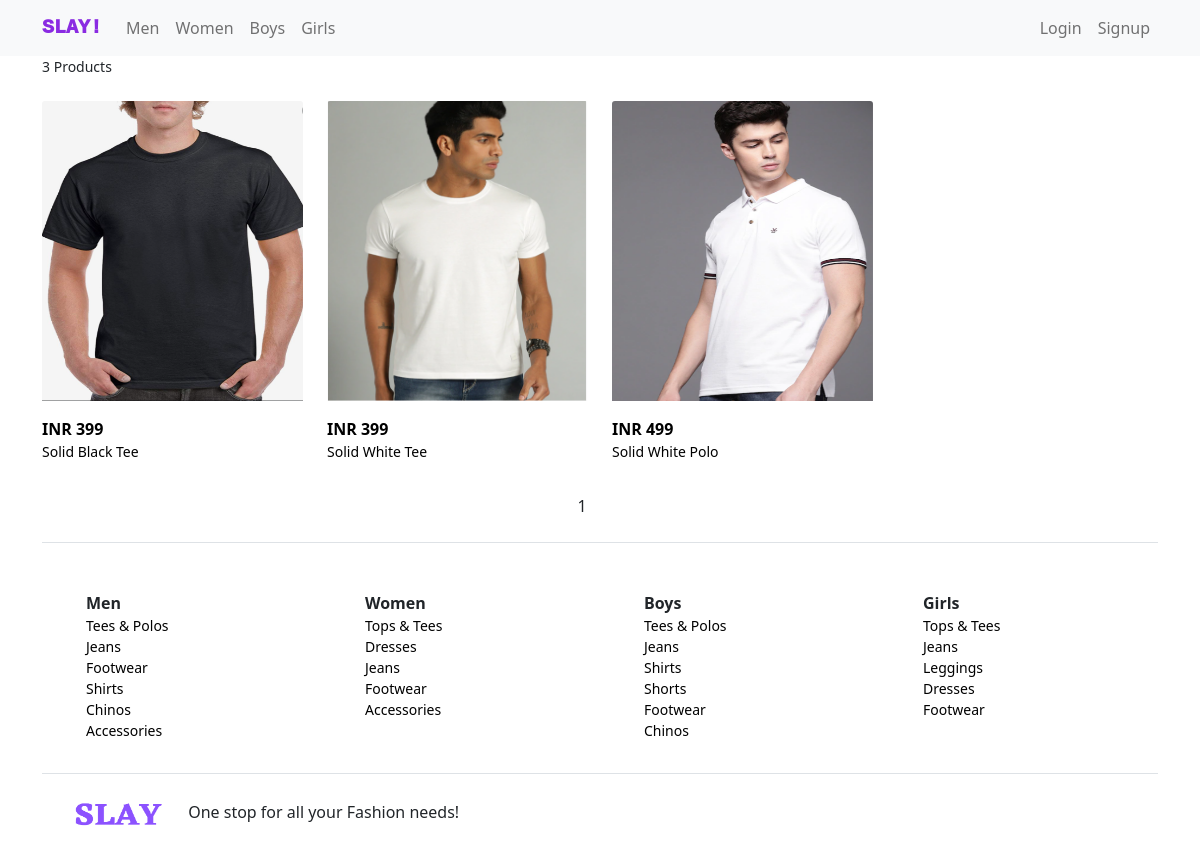
The page /for/Men/0/?price=499 on the database its author committed.
### store/models.py (models this page shows, shortened)
class Product(models.Model):
    name = models.CharField(max_length = 200)
    price = models.FloatField()
    category = models.ForeignKey(Category,on_delete = models.CASCADE)
    size_inventory = models.JSONField(default = dict)
    description = models.JSONField(default = dict)

class ProductImages(models.Model):
    product = models.ForeignKey(Product, on_delete = models.CASCADE)
    image = models.ImageField()

class Category(models.Model):
    meant_for_choices = [('Men','Men'),('Women','Women'),('Boys','Boys'),('Girls','Girls')]
    meant_for = models.CharField(max_length=5,choices = meant_for_choices)
    name = models.CharField(max_length = 30)

### store/views.py (the view)
# urls.py: path('for/<str:text>/<str:product>/', views.productlist, name = 'productlist'),
def productlist(request,text,product):
    queryset = Product.objects.filter(category__meant_for = text)
    if product != '0':
        queryset = queryset.filter(category__name = product)
    if request.GET.get('price', None):
        filter_price = request.GET.get('price', None)
        queryset = queryset.filter(price__lte = filter_price)
    paginator = Paginator(queryset, 50)
    page_number = request.GET.get('page')
    page_obj = paginator.get_page(page_number)
    return render(request,'store/productlist.html',{'page_obj': page_obj, 'paginator': paginator})

### store/templatetags/custom_filters.py (called while the page is built)
def categories(str):
    return Category.objects.filter(meant_for = str)

def meant_for(dummy_str):
    return ['Men', 'Women', 'Boys', 'Girls']

### store/templates/store/productlist.html (shortened to what this page needs)
{% extends 'store/base.html' %}
{% load static %}
{% block body %}
<div class="container">
   <small>{{paginator.count}} Products</small>
      {% for product in page_obj %}
      {% if forloop.counter0|divisibleby:4 %}
   <div class="row mt-4">
      {% endif %}
      <div class="col-sm-6 col-lg-3">
         <div class="card" style="border: none;">
            <a href="{% url 'store:productdetail' product.id %}">
               <img src="{{product.productimages_set.first.image.url}}" class="card-img-top heightwidth"
                  alt="Image unavailable">
               <div class="card-body ps-0" style="color: black;">
                  <b> INR {{product.price|floatformat}} </b> <br>
                  <small class="mt-0"> {{product.name}} </small> <br>
               </div>
            </a>
         </div>
      </div>
      {% endfor %}
      <div class="mt-3 row pagination text-center">
         <span class="step-links">
            <span class="current">{{ page_obj.number }}</span>
         </span>
      </div>
   </div>
   {% endblock %}

### store/templates/store/base.html (shortened to what this page needs)
{% load custom_filters %}
<html lang="en">
<head>
  <link href="https://cdn.jsdelivr.net/npm/bootstrap@5.0.0-beta3/dist/css/bootstrap.min.css" rel="stylesheet"
>
</head>
<body>
  <div class="header">
    <nav class="navbar navbar-expand-lg navbar-light bg-light">
      <div class="container">
        <a class="navbar-brand brand-title" href="{% url 'store:home' %}"
          style="color: blueviolet; font-weight: 1000; font-family: monospace;">
          SLAY!
        </a>
        <div class="collapse navbar-collapse" id="navbarNavDropdown">
          <ul class="navbar-nav">
            <li class="nav-item">
              <a class="nav-link" href="{% url 'store:categories' 'Men' %}">Men</a>
            </li>
            <li class="nav-item">
              <a class="nav-link" href="{% url 'store:categories' 'Women' %}">Women</a>
            </li>
            <li class="nav-item">
              <a class="nav-link" href="{% url 'store:categories' 'Boys' %}">Boys</a>
            </li>
            <li class="nav-item">
              <a class="nav-link" href="{% url 'store:categories' 'Girls' %}">Girls</a>
            </li>
          </ul>
          {% if request.user.is_authenticated %}
          <ul class="navbar-nav ms-auto">
            <li class="nav-item dropdown">
              <a class="nav-link dropdown-toggle" href="#" id="navbarDropdownMenuLink" role="button"
                data-bs-toggle="dropdown" aria-expanded="false">
                Hi {{request.user|title}}!
              </a>
              <ul class="dropdown-menu" aria-labelledby="navbarDropdownMenuLink">
                <li><a class="dropdown-item" href="{% url 'store:orderlist' %}">Order history</a></li>
                <li><a class="dropdown-item" href="{% url 'store:addresslist' %}">My addresses</a></li>
                <li><a class="dropdown-item" href="{% url 'logout' %}">Logout</a></li>
              </ul>
            </li>
            <li class="nav-item">
              <a class="nav-link" href="{% url 'store:yourcart' %}">Cart <svg xmlns="http://www.w3.org/2000/svg"
                  width="16" height="16" fill="currentColor" class="bi bi-cart2" viewBox="0 0 16 16">
                  <path
                    d="M0 2.5A.5.5 0 0 1 .5 2H2a.5.5 0 0 1 .485.379L2.89 4H14.5a.5.5 0 0 1 .485.621l-1.5 6A.5.5 0 0 1 13 11H4a.5.5 0 0 1-.485-.379L1.61 3H.5a.5.5 0 0 1-.5-.5zM3.14 5l1.25 5h8.22l1.25-5H3.14zM5 13a1 1 0 1 0 0 2 1 1 0 0 0 0-2zm-2 1a2 2 0 1 1 4 0 2 2 0 0 1-4 0zm9-1a1 1 0 1 0 0 2 1 1 0 0 0 0-2zm-2 1a2 2 0 1 1 4 0 2 2 0 0 1-4 0z" />
                </svg></a>
            </li>
          </ul>
          {% else %}
          <ul class="navbar-nav ms-auto">
            <li class="nav-item">
              <a class="nav-link" href="{% url 'login' %}">Login</a>
            </li>
            <li class="nav-item">
              <a class="nav-link" href="{% url 'signup' %}">Signup</a>
            </li>
          </ul>
          {% endif %}
        </div>
      </div>
    </nav>
  </div>
  {% block body %}
  {% endblock %}
  <div class="footer">
    <div class="container text-start">
      <br>
      <div class="row border-top border-bottom pb-3">
        {% for person_type in ""|meant_for %}
        <div class="col-3 mt-5">
          <ul class="categories-list" style="list-style-type: none;">
            <li> <b> {{person_type}} </b> </li>
            {% for category in person_type|categories %}
            <small>
              <li> <a href="{% url 'store:productlist' person_type category.name %}"> {{category.name}} </a> </li>
            </small>
            {% endfor %}
          </ul>
        </div>
        {% endfor %}
      </div>
      <div class="row">
        <div class="col-6">
          <img src="../../../static/SLAY.png" alt="" height="80px" width="130px">
          One stop for all your Fashion needs!
        </div>
      </div>
    </div>
  </div>
</body>
</html>

### store/templates/store/base.html (style rules this page uses)
a { text-decoration: none; }
.footer a { color: black; }

### store/templates/store/productlist.html (style rules this page uses)
.card a { text-decoration: none; color: white; }
.heightwidth { height: 300px; max-width: 300px; }
.card { cursor: pointer; }

### rows shown on the page
Product: productimages_set.first.image (picture), price "399", name "Solid Black Tee"
Product: productimages_set.first.image (picture), price "399", name "Solid White Tee"
Product: productimages_set.first.image (picture), price "499", name "Solid White Polo"
Category: name "Tees & Polos"
Category: name "Jeans"
Category: name "Footwear"
Category: name "Shirts"
Category: name "Chinos"
Category: name "Accessories"
Category: name "Tops & Tees"
Category: name "Dresses"
Category: name "Jeans"
Category: name "Footwear"
Category: name "Accessories"
Category: name "Tees & Polos"
Category: name "Jeans"
Category: name "Shirts"
Category: name "Shorts"
Category: name "Footwear"
Category: name "Chinos"
Category: name "Tops & Tees"
Category: name "Jeans"
Category: name "Leggings"
Category: name "Dresses"
Category: name "Footwear"

### other values the page prints
{{ paginator.count }} "3"
{{ page_obj.number }} "1"
{{ person_type }} "Men" "Women" "Boys" "Girls"
